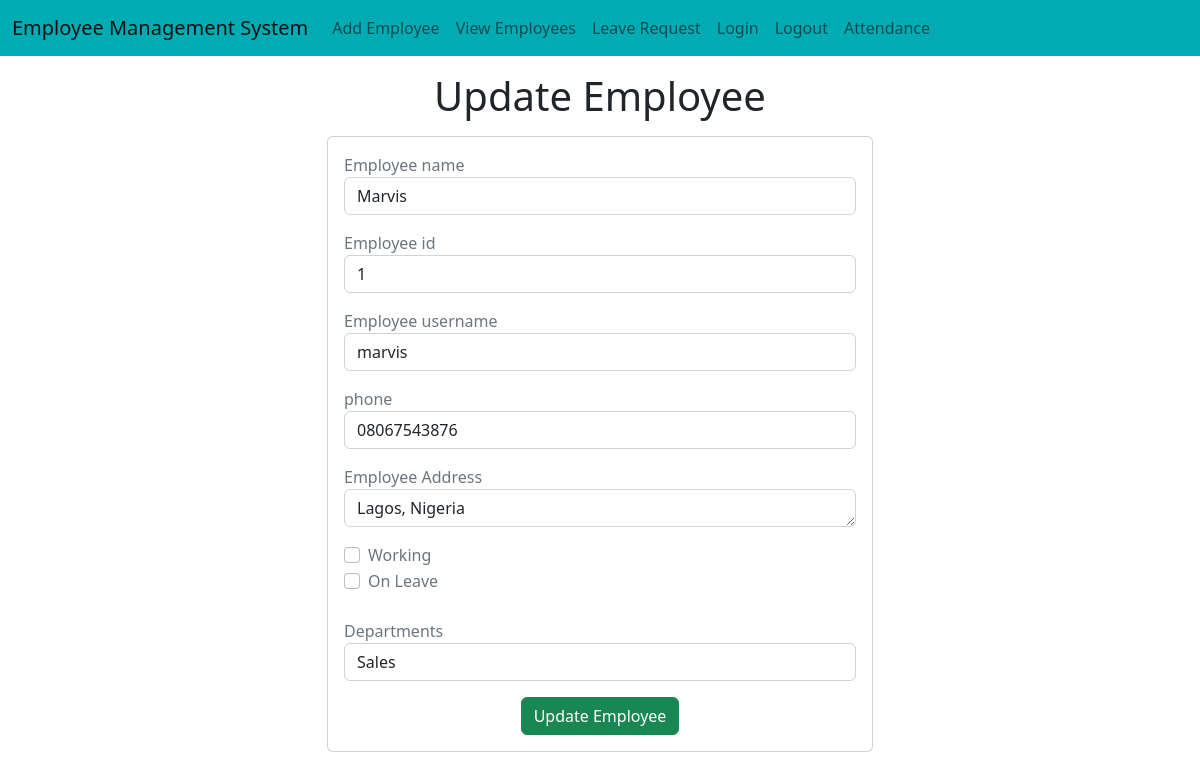
/emp/update-emp/1, run on the app's committed database.
### emp/models.py (models this page shows, shortened)
class Emp(models.Model):
    name=models.CharField(max_length=200)
    emp_id=models.CharField(max_length=200)
    username=models.CharField(max_length=200)
    phone=models.CharField(max_length=10)
    address=models.CharField(max_length=150)
    working=models.BooleanField(default=True)
    department=models.CharField(max_length=200)

### emp/views.py (the view)
# urls.py: path("update-emp/<int:emp_id>",update_emp),
def update_emp(request,emp_id):
    emp=Emp.objects.get(pk=emp_id)
    return render(request,"emp/update_emp.html",{
        'emp':emp
    })

### templates/emp/update_emp.html (shortened to what this page needs)
<!doctype html>
<html lang="en">
  <head>
    <link href="https://cdn.jsdelivr.net/npm/bootstrap@5.2.2/dist/css/bootstrap.min.css" rel="stylesheet">
  </head>
  <body>
    {% include 'emp/navbar.html' %}
    <h1 class="text-center my-3">Update Employee</h1>
    <div class="container">
      <div class="row">
        <div class="col-md-6 offset-md-3">
          <div class="card text-secondary">
            <div class="card-body">
              <form action="/emp/do-update-emp/{{emp.id}}" method="POST">
                <div class="mb-3">
                  <label for="name">Employee name</label>
                  <input
                    id="name"
                    type="text"
                    class="form-control"
                    placeholder="Enter emp name"
                    name="emp_name"
                    value="{{emp.name}}"
                  />
                </div>
                <div class="mb-3">
                  <label for="id">Employee id</label>
                  <input
                    id="id"
                    type="text"
                    class="form-control"
                    placeholder="Enter emp id"
                    name="emp_id"
                    value="{{emp.emp_id}}"
                  />
                </div>
                <div class="mb-3">
                  <label for="username">Employee username</label>
                  <input
                    id="username"
                    type="text"
                    class="form-control"
                    placeholder="Enter emp username"
                    name="emp_username"
                    value="{{emp.username}}"
                  />
                </div>
                <div class="mb-3">
                  <label for="phone">phone</label>
                  <input
                    id="phone"
                    type="text"
                    class="form-control"
                    placeholder="Enter emp phone"
                    name="emp_phone"
                    value="{{emp.phone}}"
                  />
                </div>
                <div class="mb-3">
                  <label for="address">Employee Address</label>
                  <textarea
                    name="emp_address"
                    id="address"
                    rows="1"
                    class="form-control"
                  >{{emp.address}}</textarea>
                </div>
                <div class="col-sm form-check">
                  <label for="working">Working</label>
                  <input {% if emp.working %} checked {% endif %} id="working" name="emp_working" type="checkbox" class="form-check-input">
                </div>
                <div class="col-sm form-check">
                  <label for="on-leave">On Leave</label>
                  <input {% if emp.working %} checked {% endif %} id="on-leave" name="emp_working" type="checkbox" class="form-check-input">
                </div>
                <br/>
                <div class="mb-3 ">
                  <label for="department">Departments</label>
                  <select value="{{emp.department}}" name="emp_department" id="department" class="form-control">
                    <option value="Sales">Sales</option>
                  </select>
                </div>
                <div class="container text-center">
                    <button class="btn btn-success">
                        Update Employee
                    </button>
                </div>
              </form>
            </div>
          </div>
        </div>
      </div>
    </div>
  </body>
</html>

### data on the page
Emp: emp_name "Marvis", emp_id "1", emp_username "marvis", emp_phone "08067543876", emp_address "Lagos, Nigeria", emp_department "Sales"
